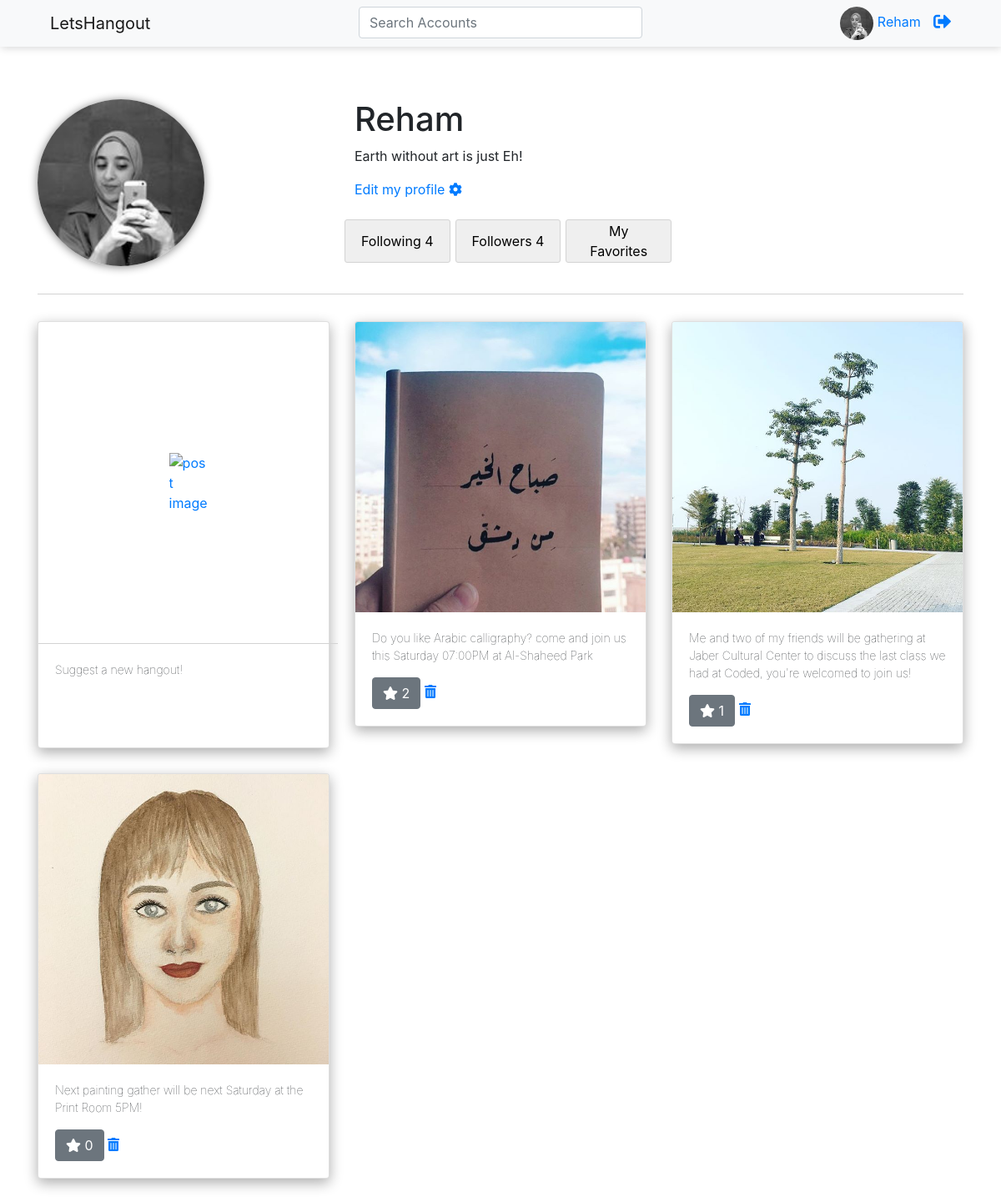
Screenshot of /profile/1 (signed in) with the database file from the repository.
### hangout/models.py (models this page shows, shortened)
class Profile(models.Model):
	user = models.OneToOneField(User , on_delete=models.CASCADE)
	profile_image = models.ImageField(default='none.png')
	profile_bio = models.TextField(max_length=300, null=True)
	def __str__(self):
		return self.user.username

class Post(models.Model):
	image = models.ImageField()
	caption = models.TextField()
	user = models.ForeignKey(Profile , on_delete=models.CASCADE)

### hangout/views.py (the view)
# urls.py: path('profile/<int:profile_id>', views.profile, name='profile'),
def profile(request,profile_id):
	me =  Profile.objects.get(user=request.user)
	profile = Profile.objects.get(id=profile_id)
	posts = Post.objects.filter(user=profile)
	fav_posts = Post.objects.filter(user=profile)
	fav_posts = []
	favs = request.user.favoritepost_set.all()
	for fav in favs:
		fav_posts.append(fav.post)
	my_favs = FavoritePost.objects.filter(user=request.user)
	my_favs = [p.post for p in my_favs]
	following = Follow.objects.filter(profile=profile)
	followers = Followers.objects.filter(profile=profile)
	if(len(Followers.objects.filter(me=profile, profile=me))>0):
		iexist = True
	else:
		iexist = False
	if(me==profile):
		is_my_profile = True
	else:
		is_my_profile = False
	context={
		'profile': profile,
		'posts' : posts,
		'fav_posts': fav_posts,
		'following': following,
		'followers': followers,
		'iexist':iexist,
		'is_my_profile':is_my_profile,
		'my_favs':my_favs,
	}
	return render(request, 'profile.html', context)

### hangout/templates/profile.html (shortened to what this page needs)
{% extends 'base.html' %}
{% block content %}
<div class="row">
		<div class="col-lg-12">
			<div class="jumbotron jumbotron-customized">
				<div class="row">
		  			<div class="col-lg-4">
		  				<img src="{{profile.profile_image.url}}" width="200" height="200" alt="..." class="rounded-circle p-img">
		  			</div>
		  			<div class="col-lg-8">
		  				<h1>{{profile.user}}</h1>
		  				<p>{{profile.profile_bio}}</p>
		  				{% if is_my_profile %}
		  				<a href="{% url 'update_profile' profile_id=profile.id %}">Edit my profile <i class="fas fa-cog"></i></a>
		  				{% endif %}
		  				<br><br>
		  				<div class="row">
							<button type="button" class="col-lg-2 follow-block inline-space" data-toggle="modal" data-target="#exampleModal">
			  					Following
			  					{{followers.count}}
							</button>
							<button id="followers-button" type="button" class="col-lg-2 follow-block inline-space" data-toggle="modal" data-target="#exampleModal2">
			  					Followers
			  					{{following.count}}
							</button>
							 {% if is_my_profile %}
							<button id="followers-button" type="button" class="col-lg-2 follow-block inline-space" data-toggle="modal" data-target="#exampleModal3">
			  					My Favorites
							</button>
							{% endif %}
			  				<div class="col-lg-4">
			  				</div>
		  				</div>
		  			</div>
	  			</div>
			</div>
		</div>
</div>
<div class="row">
{% if is_my_profile %}
	<div class="col-lg-4">
		<div class="card">
		  <a href="{% url 'create_post' profile_id=profile.id %}"><img class="card-img-top" style="padding:45%; border-bottom:1px solid lightgray;" src="https://www.iconsdb.com/icons/preview/gray/plus-8-xxl.png" alt="post image"></a>
		<div class="card-body">
			<p class="card-text">Suggest a new hangout!<br><br><br><br></p>
		</div>
		</div>
	</div>
{% endif %}
	{% for post in posts %}
	<div class="col-lg-4">
		<div class="card">
		  <img class="card-img-top" src="{{post.image.url}}" alt="post image">
		  <div class="card-body">
		    <p class="card-text">{{post.caption}}</p>
		    <button class="btn btn-secondary custom-button" onclick="favoritebutton({{post.id}})">
			  	<i id="fav-shape-{{post.id}}" class="fas fa-star {% if post in fav_posts %}text-warning{% endif %}"></i>
			  	<span id="fav-text-{{post.id}}">{{post.favoritepost_set.count}}</span>
			  </button>
			  {% if is_my_profile %}
			  	<a href="{% url 'delete' post_id=post.id profile_id=profile.id %}"><i class="fas fa-trash-alt"></i></a>
			  {% endif %}
	 	  </div>
		</div>
	</div>
	{% endfor %}
</div>
{% endblock content %}

### hangout/templates/base.html (shortened to what this page needs)
<!DOCTYPE html>
<html>
<head>
    <link rel="stylesheet" href="https://maxcdn.bootstrapcdn.com/bootstrap/4.0.0/css/bootstrap.min.css">
</head>
<body>
<nav class="navbar navbar-expand-lg navbar-light bg-light nav-space my-nav">
    <div class="container">
          <div class="row full-width">
                <div class="col-4">
                    <a class="navbar-brand" href="{% url 'home' %}">LetsHangout</a>
                </div>
                <div class="col-4">
                    {% if request.user.is_authenticated %}
                    <form class="form-inline my-2 my-lg-0 form-custom" action=" {% url 'search_profile' %} " method='GET'>
                      <input class="form-control full-width" type="search" name='q' placeholder="Search Accounts" aria-label="Search">
                    </form>
                    {% endif %}
                </div>
                <div class="col-4">
                        {% if request.user.is_authenticated %}
                       <a class="float-right" href="{% url 'logout' %}"><i style=" vertical-align: -webkit-baseline-middle; margin-left: 15px" class="fas fa-sign-out-alt fa-lg"></i></a>
                        <a class="float-right" href="{% url 'profile' profile_id=request.user.profile.id %}"><img class="small-profile-image rounded-circle" src="{{request.user.profile.profile_image.url}}"" alt="profile-image">{{request.user}}</a>
                        {% else %}
                        <a class="float-right btn btn-outline-success inline-space" href="{% url 'login'%}">Sign In</a>
                        <a class="float-right btn btn-outline-success inline-space" href="{% url 'signup'%}">Sign Up</a>
                        {% endif %}
                </div>
        </div>
    </div>
</nav>
<div class="container">
{% block content %}
{% endblock content %}
</div>
</body>
</html>

### hangout/templates/base.html (style rules this page uses)
.card { box-shadow: 0px 5px 16px #00000054; margin-bottom: 30px; }
.card-text { font-size: 14px !important; font-weight: 100 !important; }
.jumbotron.jumbotron-customized { background-color: transparent; border-bottom: 1px solid lightgray; border-radius: 0px; padding: 33px 0px; }
.small-profile-image { width: 40px; margin-left: 5px; margin-right: 5px }
.follow-block { text-align: center; border: 1px solid lightgray; border-radius: 3px; height: 52px; }
.full-width { width: 100% !important; margin: auto !important; }
.inline-space { margin-left: 3px; margin-right: 3px }
.nav-space { margin-bottom: 30px; }
.my-nav { box-shadow: 1px 1px 10px lightgrey; }
.p-img { box-shadow: 0px 1px 11px gray; }

### rows the page displays
Profile: profile_image (picture), user "Reham", profile_bio "Earth without art is just Eh!"
Post: image (picture), caption "Do you like Arabic calligraphy? come and join us this Saturday 07:00PM at Al-Shaheed Park", favoritepost_set.count "2"
Post: image (picture), caption "Me and two of my friends will be gathering at Jaber Cultural Center to discuss the last class we had at Coded, you're welcomed to join us!", favoritepost_set.count "1"
Post: image (picture), caption "Next painting gather will be next Saturday at the Print Room 5PM!", favoritepost_set.count "0"

### other values shown
{{ request.user }} "Reham"
{{ followers.count }} "4"
{{ following.count }} "4"
